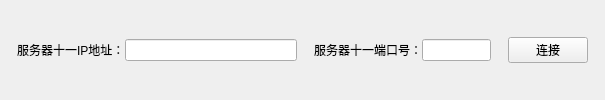
        <widget class="QWidget" name="ui_lamp_serverinfo_widget_11" native="true">
         <layout class="QHBoxLayout" name="horizontalLayout_21" stretch="1,2,10,1,2,4,1,4,1">
          <property name="spacing">
           <number>0</number>
          </property>
          <property name="leftMargin">
           <number>0</number>
          </property>
          <property name="topMargin">
           <number>0</number>
          </property>
          <property name="rightMargin">
           <number>0</number>
          </property>
          <property name="bottomMargin">
           <number>0</number>
          </property>
          <item>
           <spacer name="horizontalSpacer_79">
            <property name="orientation">
             <enum>Qt::Horizontal</enum>
            </property>
            <property name="sizeHint" stdset="0">
             <size>
              <width>18</width>
              <height>20</height>
             </size>
            </property>
           </spacer>
          </item>
          <item>
           <widget class="QLabel" name="label_39">
            <property name="text">
             <string>服务器十一IP地址：</string>
            </property>
           </widget>
          </item>
          <item>
           <widget class="QLineEdit" name="ui_lamp_server_ip11"/>
          </item>
          <item>
           <spacer name="horizontalSpacer_80">
            <property name="orientation">
             <enum>Qt::Horizontal</enum>
            </property>
            <property name="sizeHint" stdset="0">
             <size>
              <width>18</width>
              <height>20</height>
             </size>
            </property>
           </spacer>
          </item>
          <item>
           <widget class="QLabel" name="label_40">
            <property name="text">
             <string>服务器十一端口号：</string>
            </property>
           </widget>
          </item>
          <item>
           <widget class="QLineEdit" name="ui_lamp_server_port11"/>
          </item>
          <item>
           <spacer name="horizontalSpacer_81">
            <property name="orientation">
             <enum>Qt::Horizontal</enum>
            </property>
            <property name="sizeHint" stdset="0">
             <size>
              <width>17</width>
              <height>20</height>
             </size>
            </property>
           </spacer>
          </item>
          <item>
           <widget class="QPushButton" name="ui_lamp_connect_btn11">
            <property name="text">
             <string>连接</string>
            </property>
           </widget>
          </item>
          <item>
           <spacer name="horizontalSpacer_82">
            <property name="orientation">
             <enum>Qt::Horizontal</enum>
            </property>
            <property name="sizeHint" stdset="0">
             <size>
              <width>40</width>
              <height>20</height>
             </size>
            </property>
           </spacer>
          </item>
         </layout>
        </widget>
